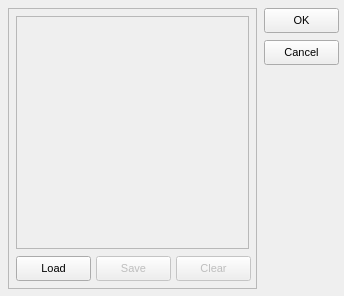
<?xml version="1.0" encoding="UTF-8"?>
<ui version="4.0">
  <class>PictureEditor</class>
  <widget class="QWidget" name="PictureEditor">
    <property name="geometry">
      <rect>
        <x>0</x>
        <y>0</y>
        <width>344</width>
        <height>296</height>
      </rect>
    </property>
    <property name="windowTitle">
      <string>Picture Editor</string>
    </property>
    <property name="font">
      <font>
        <family>MS Sans Serif</family>
        <pointsize>8</pointsize>
      </font>
    </property>
    <!-- vcl-BorderStyle: bsDialog → set windowFlags Qt::Dialog in constructor -->
    <widget class="QPushButton" name="OK">
      <property name="geometry">
        <rect>
          <x>264</x>
          <y>8</y>
          <width>75</width>
          <height>25</height>
        </rect>
      </property>
      <property name="windowTitle">
        <string>OK</string>
      </property>
      <property name="text">
        <string>OK</string>
      </property>
    </widget>
    <widget class="QPushButton" name="Cancel">
      <property name="geometry">
        <rect>
          <x>264</x>
          <y>40</y>
          <width>75</width>
          <height>25</height>
        </rect>
      </property>
      <property name="windowTitle">
        <string>Cancel</string>
      </property>
      <property name="text">
        <string>Cancel</string>
      </property>
    </widget>
    <widget class="QFrame" name="MainPanel">
      <property name="geometry">
        <rect>
          <x>8</x>
          <y>8</y>
          <width>249</width>
          <height>281</height>
        </rect>
      </property>
      <property name="frameShape">
        <enum>QFrame::StyledPanel</enum>
      </property>
      <widget class="QPushButton" name="Load">
        <property name="geometry">
          <rect>
            <x>8</x>
            <y>248</y>
            <width>75</width>
            <height>25</height>
          </rect>
        </property>
        <property name="windowTitle">
          <string>Load</string>
        </property>
        <property name="text">
          <string>Load</string>
        </property>
      </widget>
      <widget class="QPushButton" name="Save">
        <property name="geometry">
          <rect>
            <x>88</x>
            <y>248</y>
            <width>75</width>
            <height>25</height>
          </rect>
        </property>
        <property name="windowTitle">
          <string>Save</string>
        </property>
        <property name="text">
          <string>Save</string>
        </property>
        <property name="enabled">
          <bool>false</bool>
        </property>
      </widget>
      <widget class="QPushButton" name="Clear">
        <property name="geometry">
          <rect>
            <x>168</x>
            <y>248</y>
            <width>75</width>
            <height>25</height>
          </rect>
        </property>
        <property name="windowTitle">
          <string>Clear</string>
        </property>
        <property name="text">
          <string>Clear</string>
        </property>
        <property name="enabled">
          <bool>false</bool>
        </property>
      </widget>
      <widget class="QFrame" name="WorkPanel">
        <property name="geometry">
          <rect>
            <x>8</x>
            <y>8</y>
            <width>233</width>
            <height>233</height>
          </rect>
        </property>
        <property name="windowTitle">
          <string>(None)</string>
        </property>
        <property name="frameShape">
          <enum>QFrame::StyledPanel</enum>
        </property>
        <widget class="QLabel" name="Image">
          <property name="geometry">
            <rect>
              <x>2</x>
              <y>2</y>
              <width>229</width>
              <height>229</height>
            </rect>
          </property>
          <property name="text">
            <string/>
          </property>
          <property name="visible">
            <bool>false</bool>
          </property>
          <!-- vcl-align: alClient → arrange in a Qt layout manager -->
        </widget>
      </widget>
    </widget>
    <widget class="QWidget" name="OpenPictureDialog">
      <property name="geometry">
        <rect>
          <x>272</x>
          <y>264</y>
          <width>1</width>
          <height>1</height>
        </rect>
      </property>
    </widget>
    <widget class="QWidget" name="SavePictureDialog">
      <property name="geometry">
        <rect>
          <x>304</x>
          <y>264</y>
          <width>1</width>
          <height>1</height>
        </rect>
      </property>
    </widget>
  </widget>
  <resources/>
  <connections/>
</ui>
